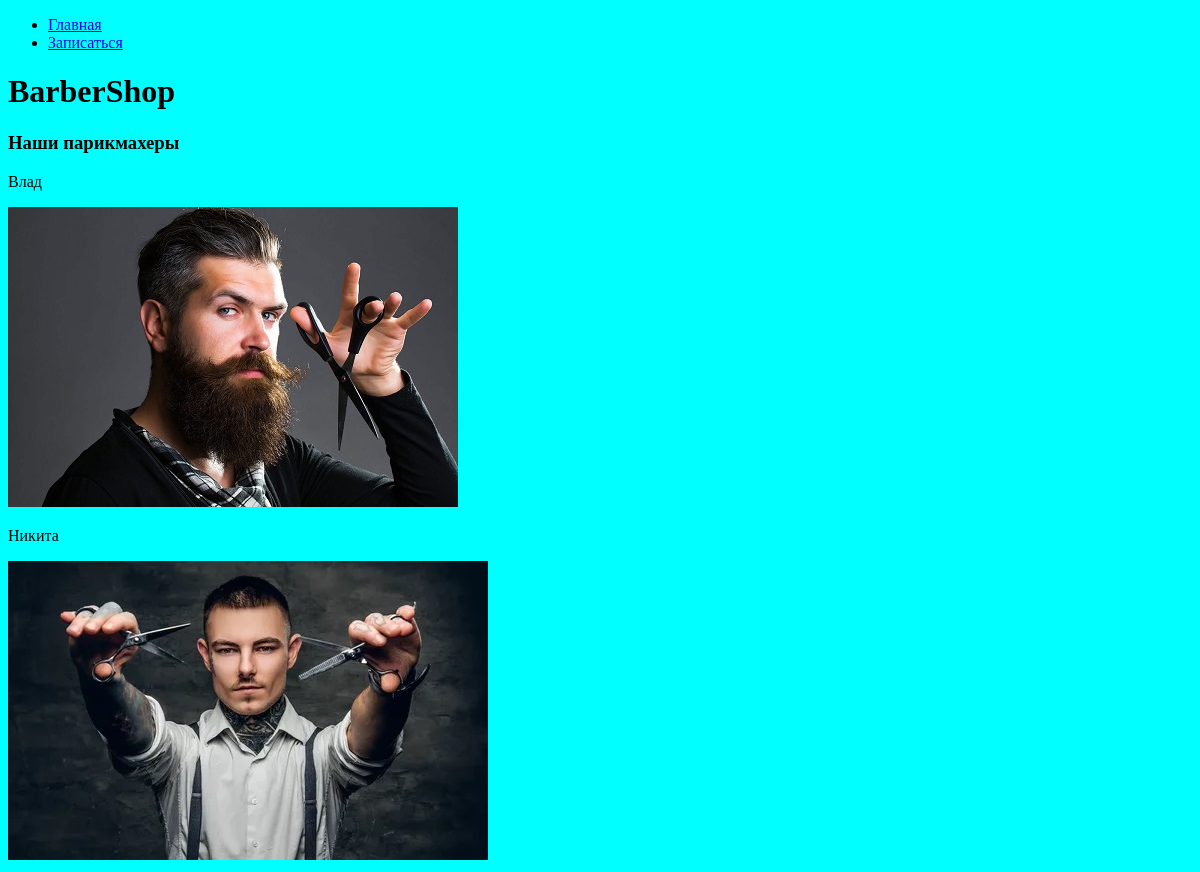
Before: / with the older database file.
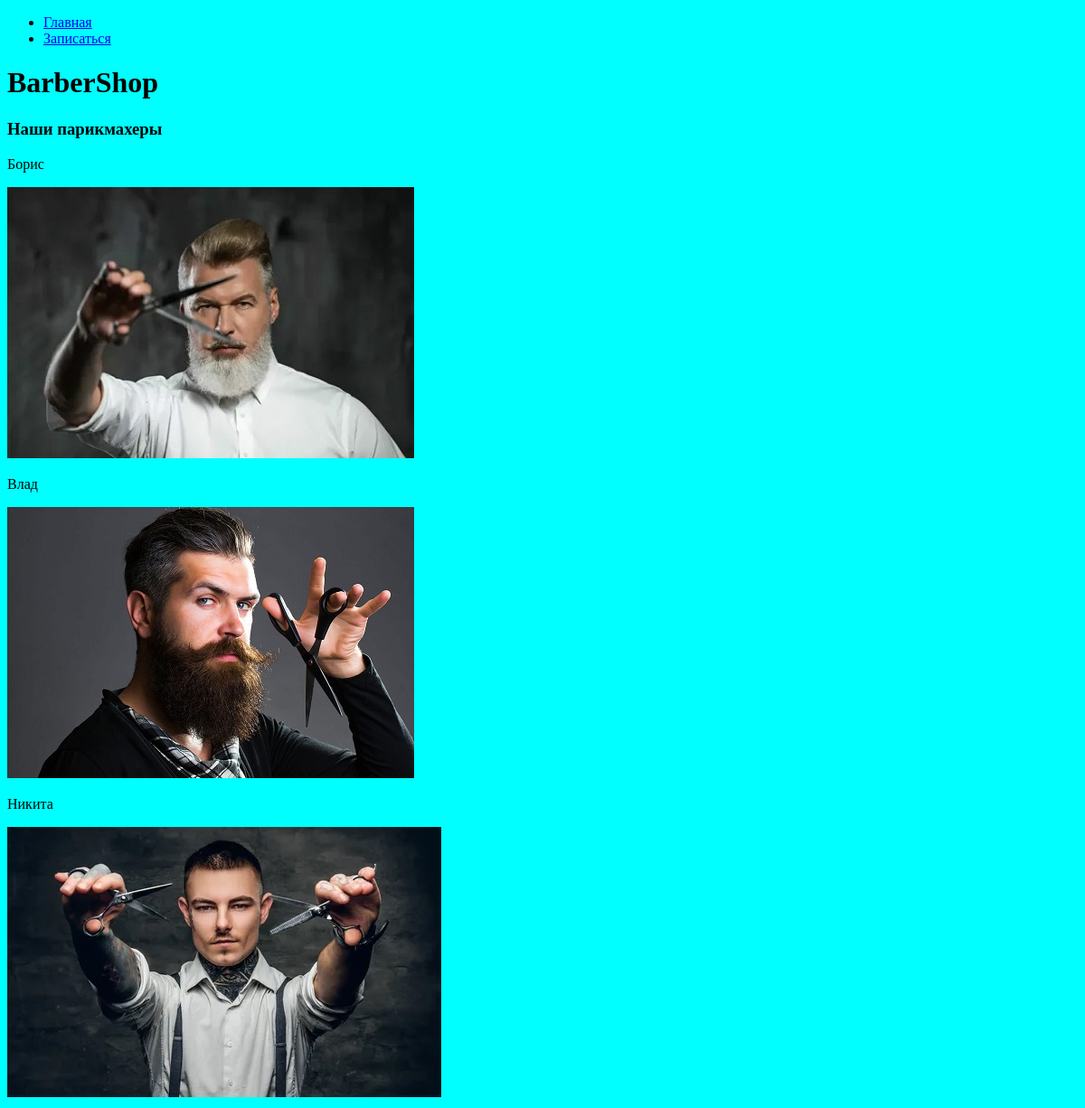
After: the same page with the newer database file.
### barbershop/models.py (models this page shows, shortened)
class Barbers(models.Model):
    barber_name = models.CharField(max_length=100, db_index=True, verbose_name="Имя")
    barber_image = models.ImageField(upload_to='barbers/images/')
    created = models.DateTimeField(auto_now_add=True, verbose_name="Был добавлен")
    class Meta:
        verbose_name = 'Барбера'
        verbose_name_plural = 'Барберы'
        ordering = ['-created']

### barbershop/views.py (the view)
# urls.py: path('', views.barbershop, name='barbershop')
def barbershop(request):
    barbers = Barbers.objects.all()
    return render(request, 'barbershop/barbershop.html', {'barbers': barbers})

### barbershop/templates/barbershop/barbershop.html
{% extends 'barbershop/base.html' %}
{% block content %}
    <h1>BarberShop</h1>
    <h3>Наши парикмахеры</h3>
    {% for barber in barbers %}
        <p>{{ barber.barber_name }}</p>
        <img src="{{ barber.barber_image.url }}" alt="">
    {% endfor %}
{% endblock %}

### barbershop/templates/barbershop/base.html (shortened to what this page needs)
{% load static %}
<!DOCTYPE html>
<html lang="en">
<head>
    <link rel="stylesheet" href="{% static 'css/style.css' %}">
</head>
<body>
    <div class="menu">
        <div class="wrap">
            <ul>
                <li><a href="{% url 'barbershop:barbershop' %}">Главная</a></li>
                <li><a href="{% url 'appointment:appointment' %}">Записаться</a></li>
            </ul>
        </div>
    </div>
    {% block content %}
    {% endblock %}
</body>
</html>

### barbershop/static/css/style.css (style rules this page uses)
body { background-color: aqua; }

Changed rows visible on the page:
added Barbers: barber_name "Борис", barber_image (picture)
